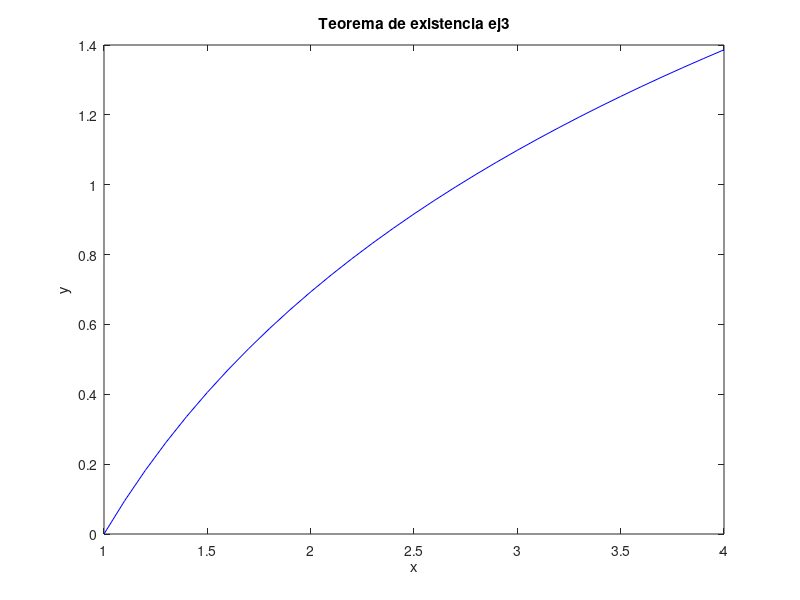

This figure's MATLAB source:
% Octave Script
% Title			:Teorema de existencia ej3.
% Description		:Script para desarrrollar el ejericio3 de la actividad Teorema de existencia.
% Author		:Orlando Espinoza Valentin (Orlando-Esp) espinozaorlando978@gmail.com
% Date			:20210506
% sion		        :1
% Usage			:octave> /path/Teorema de existencia,Ej3_Teoremadeexistencia_OrlandoEspinoza_3202
% Notes			:Requiere aplicacion octave-online usar en consola preferentemente. 
%program execution page :https://octave-online.net

%Limpiar variables.
clear 
%Dominio de la funcion.
x=1:0.1:4;
%Valor de la funcion.
y=(log(x));
%Genera la grafica 
plot(x,y,'b');
%Asigna un nombre a la grafica 
title("Teorema de existencia ej3");
%Etiqueta para x
xlabel("x");
%Etiqueta para y
ylabel("y");
